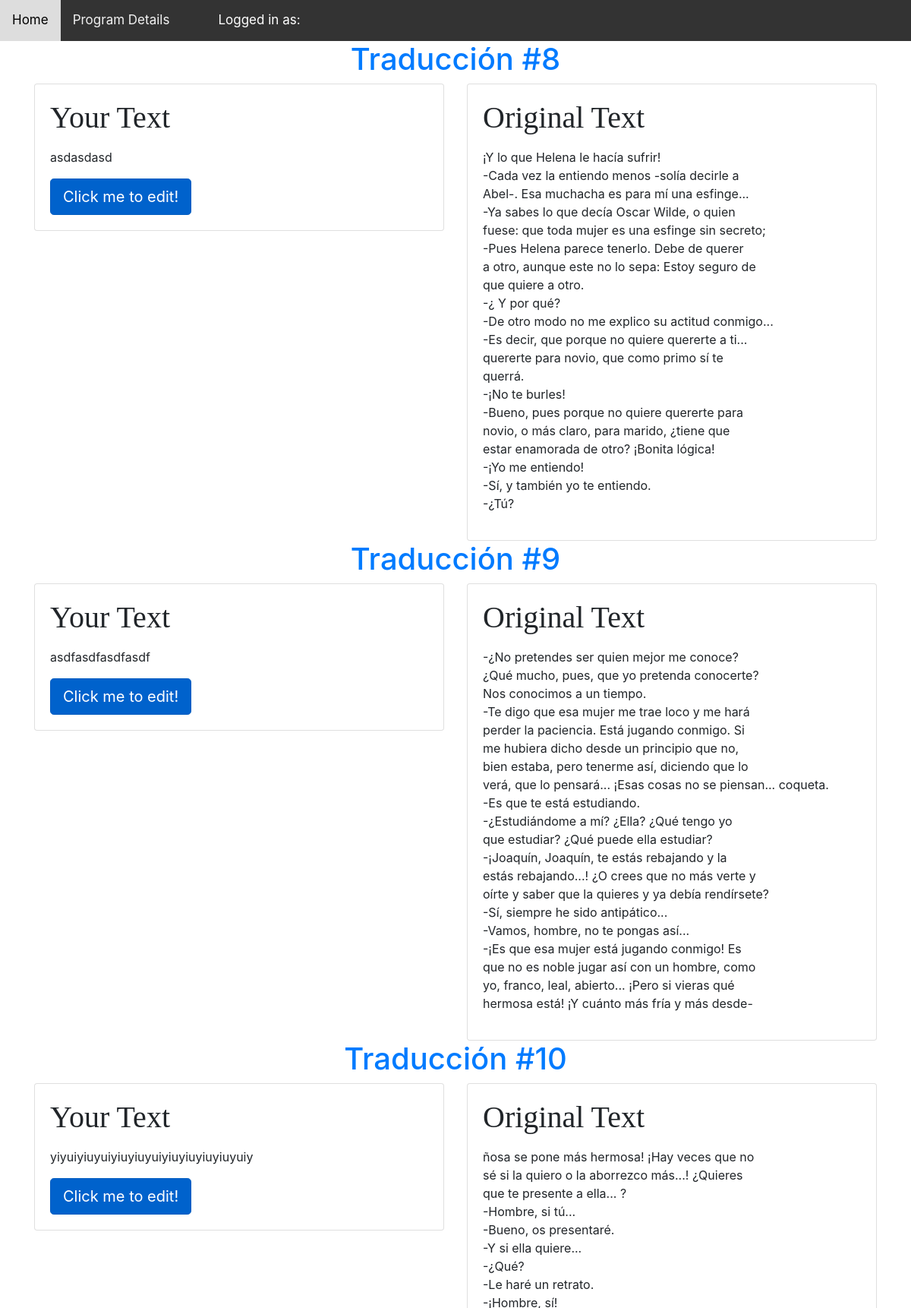
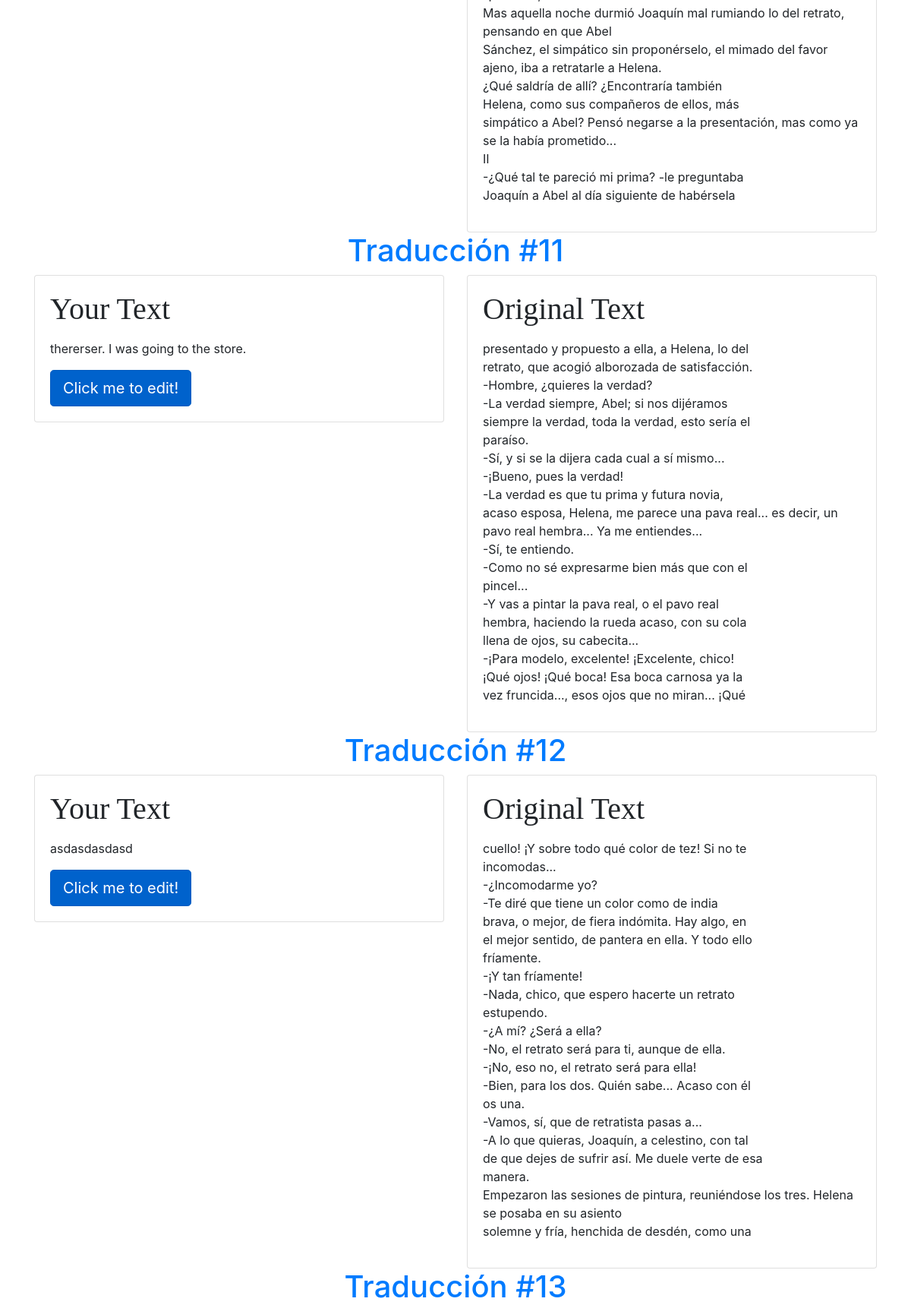
The page /retranslation/Junkinator/spanish/submitted-responses (upper part) on the database its author committed (2 pictures, top to bottom).
### reTranslation/models.py (models this page shows, shortened)
class Reponse(models.Model):
    program = models.ForeignKey(Program,
                                on_delete=models.CASCADE,
                                related_name='reponses')
    payload = models.ForeignKey(Payload,
                                on_delete=models.PROTECT,
                                related_name='reponses')
    textresponse = models.TextField(max_length=100000,
                                    default=None,verbose_name="Your Translation")
    finished = models.BooleanField(default=False)
    created = models.DateTimeField(default=timezone.now)
    class Meta:
        ordering = ['payload__payloadnumber',]
    def get_absolute_url(self):
        return reverse('retranslation:response_detail', args=[
            self.program.member.username,
            self.program.programName,
            self.payload.payloadnumber
        ])

class Payload(models.Model):
    program_choices = (
        ('french','French'),
        ('spanish','Spanish'),
        ('portuguese','Portuguese'),
        ('none','None'),
    )
    payloadnumber = models.IntegerField()
    content = models.TextField(default=None)
    programName = models.CharField(max_length=40,
                                   choices=program_choices,
                                   default='none')
    class Meta:
        ordering = ['programName','payloadnumber']

### reTranslation/views.py (the view)
# urls.py: path('<slug:user>/<slug:programname>/submitted-responses',views.response_storage,name='response_storage'),
def response_storage(request, user, programname):
    responses = Reponse.objects.filter(program__programName=programname,
                                       finished=True,
                                       program__member__username=user)
    program = get_object_or_404(Program,
                                member__username=user,
                                programName=programname)
    return render(request,'reTranslation/submitted_responses.html',
                  {'responses':responses,
                   'program':program})

### reTranslation/templates/reTranslation/submitted_responses.html (shortened to what this page needs)
{% extends "reTranslation/base.html" %}
{% load crispy_forms_filters %}
{% load crispy_forms_tags %}
{% block dynamicNav %}
    <a href="{% url 'retranslation:list_programs' %}">Home</a>
    <a href="{% url 'retranslation:program_detail' user=request.user.username programname=program.programName %}">
        Program Details<a>{{ payload|capfirst }}</a>
    </a>
    <a class="text-white">Logged in as: {{ request.user.username|capfirst }}</a>
{% endblock %}
{% block content %}
    <div class="container">
    {% for response in responses %}
              {%if response.program.programName == "spanish"  %}
        <div class="row">
            <div class="col-lg align-content-center">
                <h1 class="text-center text-primary">Traducción #{{response.payload.payloadnumber }}</h1>
            </div>
        </div>
      {% endif %}
        <div class="row">
            <div class="col-sm-6">
                <div class="card">
                    <div class="card-body">
                        <h5 class="card-title h1 " style="font-family: Bahnschrift;" >Your Text</h5>
                        <p class="card-text">{{ response.textresponse|linebreaks }}</p>
                                        <a class="btn btn-primary btn-lg active"
                   role="button"
                   aria-pressed="true"
                   href="{{ response.get_absolute_url }}">Click me to edit!</a>
                    </div>
                </div>
            </div>
            <div class="col-sm-6">
                <div class="card">
                    <div class="card-body">
                        <h5 class="card-title h1" style="font-family: Bahnschrift;">Original Text</h5>
                        <p class="card-text">{{ response.payload.content|linebreaks }}</p>
                    </div>
                </div>
            </div>
        </div>
{% endfor %}
    </div>
{% endblock %}

### reTranslation/static/translation.css (style rules this page uses)
.topnav a { float: left; color: #f2f2f2; text-align: center; padding: 14px 16px; text-decoration: none; font-size: 17px; }

### rows shown on the page
Reponse: payload.payloadnumber "8", textresponse "asdasdasd", payload.content "¡Y lo que Helena le hacía sufrir! -Cada vez la entiendo menos -solía decirle a Abel-. Esa muchacha es para mí una esfinge... -Ya sabes lo que decía Oscar Wilde, o quien fuese: que toda mujer es una esfinge sin secreto; -Pues Helena parece tenerlo. Debe de querer a otro, aunque este no lo sepa: Estoy seguro de que quiere a otro. -¿ Y por qué? -De otro modo no me explico su actitud conmigo... -Es decir, que porque no quiere quererte a ti... quererte para novio, que como primo sí te querrá. -¡No te burles! -Bueno, pues porque no quiere quererte para novio, o más claro, para marido, ¿tiene que estar enamorada de otro? ¡Bonita lógica! -¡Yo me entiendo! -Sí, y también yo te entiendo. -¿Tú?"
Reponse: payload.payloadnumber "9", textresponse "asdfasdfasdfasdf", payload.content "-¿No pretendes ser quien mejor me conoce? ¿Qué mucho, pues, que yo pretenda conocerte? Nos conocimos a un tiempo. -Te digo que esa mujer me trae loco y me hará perder la paciencia. Está jugando conmigo. Si me hubiera dicho desde un principio que no, bien estaba, pero tenerme así, diciendo que lo verá, que lo pensará... ¡Esas cosas no se piensan... coqueta. -Es que te está estudiando. -¿Estudiándome a mí? ¿Ella? ¿Qué tengo yo que estudiar? ¿Qué puede ella estudiar? -¡Joaquín, Joaquín, te estás rebajando y la estás rebajando...! ¿O crees que no más verte y oírte y saber que la quieres y ya debía rendírsete? -Sí, siempre he sido antipático... -Vamos, hombre, no te pongas así... -¡Es que esa…"
Reponse: payload.payloadnumber "10", textresponse "yiyuiyiuyuiyiuyiuyuiyiuyiuyiuyiuyuiy", payload.content "ñosa se pone más hermosa! ¡Hay veces que no sé si la quiero o la aborrezco más...! ¿Quieres que te presente a ella... ? -Hombre, si tú... -Bueno, os presentaré. -Y si ella quiere... -¿Qué? -Le haré un retrato. -¡Hombre, sí! Mas aquella noche durmió Joaquín mal rumiando lo del retrato, pensando en que Abel Sánchez, el simpático sin proponérselo, el mimado del favor ajeno, iba a retratarle a Helena. ¿Qué saldría de allí? ¿Encontraría también Helena, como sus compañeros de ellos, más simpático a Abel? Pensó negarse a la presentación, mas como ya se la había prometido... II -¿Qué tal te pareció mi prima? -le preguntaba Joaquín a Abel al día siguiente de habérsela"
Reponse: payload.payloadnumber "11", textresponse "thererser. I was going to the store.", payload.content "presentado y propuesto a ella, a Helena, lo del retrato, que acogió alborozada de satisfacción. -Hombre, ¿quieres la verdad? -La verdad siempre, Abel; si nos dijéramos siempre la verdad, toda la verdad, esto sería el paraíso. -Sí, y si se la dijera cada cual a sí mismo... -¡Bueno, pues la verdad! -La verdad es que tu prima y futura novia, acaso esposa, Helena, me parece una pava real... es decir, un pavo real hembra... Ya me entiendes... -Sí, te entiendo. -Como no sé expresarme bien más que con el pincel... -Y vas a pintar la pava real, o el pavo real hembra, haciendo la rueda acaso, con su cola llena de ojos, su cabecita... -¡Para modelo, excelente! ¡Excelente, chico! ¡Qué ojos! ¡Qué boca!…"
Reponse: payload.payloadnumber "12", textresponse "asdasdasdasd", payload.content "cuello! ¡Y sobre todo qué color de tez! Si no te incomodas... -¿Incomodarme yo? -Te diré que tiene un color como de india brava, o mejor, de fiera indómita. Hay algo, en el mejor sentido, de pantera en ella. Y todo ello fríamente. -¡Y tan fríamente! -Nada, chico, que espero hacerte un retrato estupendo. -¿A mí? ¿Será a ella? -No, el retrato será para ti, aunque de ella. -¡No, eso no, el retrato será para ella! -Bien, para los dos. Quién sabe... Acaso con él os una. -Vamos, sí, que de retratista pasas a... -A lo que quieras, Joaquín, a celestino, con tal de que dejes de sufrir así. Me duele verte de esa manera. Empezaron las sesiones de pintura, reuniéndose los tres. Helena se posaba en su…"
Reponse: payload.payloadnumber "13"
